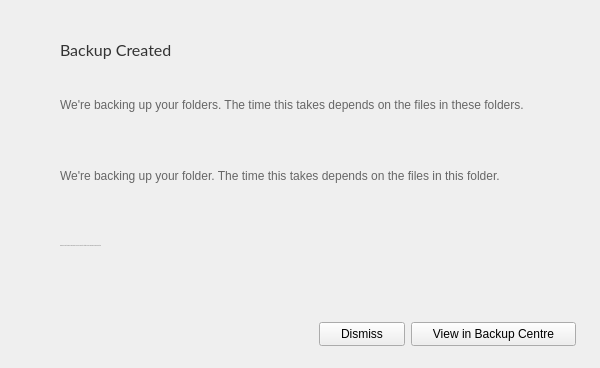
<?xml version="1.0" encoding="UTF-8"?>
<ui version="4.0">
 <class>BackupsWizard</class>
 <widget class="QDialog" name="BackupsWizard">
  <property name="windowModality">
   <enum>Qt::ApplicationModal</enum>
  </property>
  <property name="geometry">
   <rect>
    <x>0</x>
    <y>0</y>
    <width>600</width>
    <height>368</height>
   </rect>
  </property>
  <property name="sizePolicy">
   <sizepolicy hsizetype="Preferred" vsizetype="Preferred">
    <horstretch>0</horstretch>
    <verstretch>0</verstretch>
   </sizepolicy>
  </property>
  <property name="minimumSize">
   <size>
    <width>600</width>
    <height>0</height>
   </size>
  </property>
  <property name="windowTitle">
   <string>Setup backups</string>
  </property>
  <property name="windowIcon">
   <iconset resource="../Resources_linux.qrc">
    <normaloff>:/images/icons/ico_backup.png</normaloff>:/images/icons/ico_backup.png</iconset>
  </property>
  <property name="styleSheet">
   <string notr="true">*
{
font-family: Lato;
font-size:12px;
}

QPushButton
{
padding-left: 10px;
padding-right: 10px;
min-height: 22px;
}

#BackupsWizard, #sSteps &gt; QWidget
{
background: solid white;
}


#lBackupFolders, #lBackupTo
{
color: #333333;
font-size: 14px;
font-weight: bold;
}

#leBackupTo
{
color: #999999;
font-size: 13px;
border-radius: 4px;
background-color: #FAFAFA;
border: 1px solid #e5e5e5;
padding-left: 7px;
}

#lSubtitleStep1
{
margin-left: 20px;
margin-right: 20px;
margin-top: 7px;
margin-bottom: 31px;
color: #666666;
}

#lBackupFolders
{
margin-left: 18px;
margin-right: 18px;
}

#fFoldersStep1, #fFoldersStep2
{
margin-left: 20px;
border: 1px solid #e5e5e5;
border-radius: 6px;
background: solid white;
}

#fFoldersStep1
{
margin-right: 20px;
}

#fFoldersStep2
{
margin-right: 24px;
}

#lTitleStep2
{
margin-bottom: 26px;
}

#wDeviceNameStep1, #wDeviceNameAndNbFolders
{
border-top-right-radius: 6px;
border-top-left-radius: 6px;
background: solid #FAFAFA;
}

#lDeviceIconStep1
{
border-image: url(&quot;:/images/icons/pc/pc-linux_48.png&quot;);
}

#lDeviceIconStep2
{
border-image: url(&quot;:/images/icons/pc/pc-linux_24.png&quot;);
}

#lDeviceNameStep1, #lDeviceNameStep2
{
text-align: left;
font-size: 14px;
border: none;
}

#lFoldersNumber
{
color: #999999;
font-size: 14px;
padding-right: 16px;
}

#lvFoldersStep1::item
{
height: 40 px;
min-height: 40 px;
max-height: 40 px;
border: none;
}

#lvFoldersStep1, #lvFoldersStep2
{
background: solid white;
border-bottom-right-radius: 6px;
border-bottom-left-radius: 6px;
outline: none;
}

#lvFoldersStep1
{
padding-left: 19px;
}

#lvFoldersStep2
{
padding-left: 9px;
}

#lvFoldersStep1::icon
{
left: 25px;
}

#lvFoldersStep1::text
{
left: 25px;
font-size: 13px;
}

#lvFoldersStep2::item
{
height: 32 px;
min-height: 32 px;
max-height: 32 px;
border: none;
}

#lvFoldersStep2::text
{
left: 4px;
font-size: 13px;
}

#lAllFoldersSynced
{
color: #004038;
font-family: Lato;
font-size: 12px;
border: 1px solid #7fdfd2;
border-radius: 2px;
background-color: rgba(0,191,165,0.1);
}

#lNoAvailableFolder
{
color: #999999;
font-family: Lato;
font-size: 14px;
background: white;
padding-left: 16px;
border-bottom-right-radius: 6px;
border-bottom-left-radius: 6px;
}

QScrollBar:vertical
{
background: transparent;
width: 12px;
border: none;
border-bottom-right-radius: 6px;
}

QScrollBar::sub-line:vertical, QScrollBar::add-line:vertical
{
border: none;
background: none;
 }

QScrollBar::handle:vertical
{
background: #D8D8D8;
min-height: 0px;
border-radius: 2px;
margin: 4px;
}
</string>
  </property>
  <property name="modal">
   <bool>true</bool>
  </property>
  <layout class="QVBoxLayout" name="BackupsWizardLayout">
   <property name="spacing">
    <number>32</number>
   </property>
   <property name="leftMargin">
    <number>24</number>
   </property>
   <property name="topMargin">
    <number>25</number>
   </property>
   <property name="rightMargin">
    <number>24</number>
   </property>
   <property name="bottomMargin">
    <number>22</number>
   </property>
   <item>
    <widget class="QStackedWidget" name="sSteps">
     <property name="sizePolicy">
      <sizepolicy hsizetype="Preferred" vsizetype="Expanding">
       <horstretch>0</horstretch>
       <verstretch>0</verstretch>
      </sizepolicy>
     </property>
     <property name="styleSheet">
      <string notr="true"/>
     </property>
     <property name="currentIndex">
      <number>2</number>
     </property>
     <widget class="QWidget" name="pStep1">
      <property name="sizePolicy">
       <sizepolicy hsizetype="Preferred" vsizetype="Maximum">
        <horstretch>0</horstretch>
        <verstretch>0</verstretch>
       </sizepolicy>
      </property>
      <layout class="QVBoxLayout" name="pStep1Layout">
       <property name="spacing">
        <number>0</number>
       </property>
       <property name="leftMargin">
        <number>19</number>
       </property>
       <property name="topMargin">
        <number>0</number>
       </property>
       <property name="rightMargin">
        <number>19</number>
       </property>
       <property name="bottomMargin">
        <number>20</number>
       </property>
       <item>
        <widget class="QLabel" name="lTitleStep1">
         <property name="sizePolicy">
          <sizepolicy hsizetype="Preferred" vsizetype="Maximum">
           <horstretch>0</horstretch>
           <verstretch>0</verstretch>
          </sizepolicy>
         </property>
         <property name="styleSheet">
          <string notr="true">font-size:20px;</string>
         </property>
         <property name="text">
          <string/>
         </property>
         <property name="textFormat">
          <enum>Qt::RichText</enum>
         </property>
        </widget>
       </item>
       <item alignment="Qt::AlignTop">
        <widget class="QLabel" name="lSubtitleStep1">
         <property name="sizePolicy">
          <sizepolicy hsizetype="Preferred" vsizetype="Maximum">
           <horstretch>0</horstretch>
           <verstretch>0</verstretch>
          </sizepolicy>
         </property>
         <property name="text">
          <string>You can back up folders from your computer to MEGA. Files will automatically back up when the desktop app is running.</string>
         </property>
         <property name="textFormat">
          <enum>Qt::PlainText</enum>
         </property>
         <property name="wordWrap">
          <bool>true</bool>
         </property>
        </widget>
       </item>
       <item>
        <widget class="QFrame" name="fFoldersStep1">
         <property name="sizePolicy">
          <sizepolicy hsizetype="Preferred" vsizetype="Expanding">
           <horstretch>0</horstretch>
           <verstretch>0</verstretch>
          </sizepolicy>
         </property>
         <property name="frameShape">
          <enum>QFrame::NoFrame</enum>
         </property>
         <property name="frameShadow">
          <enum>QFrame::Raised</enum>
         </property>
         <layout class="QVBoxLayout" name="verticalLayout">
          <property name="spacing">
           <number>0</number>
          </property>
          <property name="leftMargin">
           <number>0</number>
          </property>
          <property name="topMargin">
           <number>0</number>
          </property>
          <property name="rightMargin">
           <number>0</number>
          </property>
          <property name="bottomMargin">
           <number>0</number>
          </property>
          <item>
           <widget class="QWidget" name="wDeviceNameStep1" native="true">
            <property name="sizePolicy">
             <sizepolicy hsizetype="Preferred" vsizetype="Fixed">
              <horstretch>0</horstretch>
              <verstretch>0</verstretch>
             </sizepolicy>
            </property>
            <layout class="QHBoxLayout" name="horizontalLayout">
             <property name="spacing">
              <number>10</number>
             </property>
             <property name="leftMargin">
              <number>16</number>
             </property>
             <property name="topMargin">
              <number>0</number>
             </property>
             <property name="rightMargin">
              <number>0</number>
             </property>
             <property name="bottomMargin">
              <number>0</number>
             </property>
             <item>
              <widget class="QLabel" name="lDeviceIconStep1">
               <property name="sizePolicy">
                <sizepolicy hsizetype="Maximum" vsizetype="Fixed">
                 <horstretch>0</horstretch>
                 <verstretch>0</verstretch>
                </sizepolicy>
               </property>
               <property name="minimumSize">
                <size>
                 <width>48</width>
                 <height>48</height>
                </size>
               </property>
               <property name="maximumSize">
                <size>
                 <width>48</width>
                 <height>48</height>
                </size>
               </property>
               <property name="text">
                <string notr="true"/>
               </property>
               <property name="scaledContents">
                <bool>false</bool>
               </property>
              </widget>
             </item>
             <item alignment="Qt::AlignVCenter">
              <widget class="QLabel" name="lDeviceNameStep1">
               <property name="sizePolicy">
                <sizepolicy hsizetype="Preferred" vsizetype="Preferred">
                 <horstretch>0</horstretch>
                 <verstretch>0</verstretch>
                </sizepolicy>
               </property>
               <property name="text">
                <string notr="true"/>
               </property>
              </widget>
             </item>
            </layout>
           </widget>
          </item>
          <item>
           <widget class="QStackedWidget" name="sFolders">
            <property name="sizePolicy">
             <sizepolicy hsizetype="Preferred" vsizetype="Expanding">
              <horstretch>0</horstretch>
              <verstretch>0</verstretch>
             </sizepolicy>
            </property>
            <property name="currentIndex">
             <number>0</number>
            </property>
            <widget class="QWidget" name="pFolders">
             <property name="sizePolicy">
              <sizepolicy hsizetype="Preferred" vsizetype="Preferred">
               <horstretch>0</horstretch>
               <verstretch>0</verstretch>
              </sizepolicy>
             </property>
             <layout class="QVBoxLayout" name="pFoldersLayout">
              <property name="spacing">
               <number>0</number>
              </property>
              <property name="leftMargin">
               <number>0</number>
              </property>
              <property name="topMargin">
               <number>0</number>
              </property>
              <property name="rightMargin">
               <number>0</number>
              </property>
              <property name="bottomMargin">
               <number>0</number>
              </property>
              <item>
               <widget class="QListView" name="lvFoldersStep1">
                <property name="sizePolicy">
                 <sizepolicy hsizetype="Expanding" vsizetype="Expanding">
                  <horstretch>0</horstretch>
                  <verstretch>0</verstretch>
                 </sizepolicy>
                </property>
                <property name="minimumSize">
                 <size>
                  <width>0</width>
                  <height>0</height>
                 </size>
                </property>
                <property name="frameShape">
                 <enum>QFrame::NoFrame</enum>
                </property>
                <property name="sizeAdjustPolicy">
                 <enum>QAbstractScrollArea::AdjustToContents</enum>
                </property>
                <property name="editTriggers">
                 <set>QAbstractItemView::NoEditTriggers</set>
                </property>
                <property name="showDropIndicator" stdset="0">
                 <bool>false</bool>
                </property>
                <property name="selectionMode">
                 <enum>QAbstractItemView::NoSelection</enum>
                </property>
                <property name="selectionBehavior">
                 <enum>QAbstractItemView::SelectRows</enum>
                </property>
                <property name="iconSize">
                 <size>
                  <width>24</width>
                  <height>24</height>
                 </size>
                </property>
                <property name="textElideMode">
                 <enum>Qt::ElideMiddle</enum>
                </property>
                <property name="verticalScrollMode">
                 <enum>QAbstractItemView::ScrollPerItem</enum>
                </property>
                <property name="resizeMode">
                 <enum>QListView::Adjust</enum>
                </property>
                <property name="spacing">
                 <number>0</number>
                </property>
                <property name="modelColumn">
                 <number>0</number>
                </property>
                <property name="uniformItemSizes">
                 <bool>true</bool>
                </property>
               </widget>
              </item>
             </layout>
            </widget>
            <widget class="QWidget" name="pNoFolders">
             <property name="sizePolicy">
              <sizepolicy hsizetype="Preferred" vsizetype="Maximum">
               <horstretch>0</horstretch>
               <verstretch>0</verstretch>
              </sizepolicy>
             </property>
             <layout class="QVBoxLayout" name="pFoldersLayout1">
              <property name="spacing">
               <number>0</number>
              </property>
              <property name="leftMargin">
               <number>0</number>
              </property>
              <property name="topMargin">
               <number>14</number>
              </property>
              <property name="rightMargin">
               <number>0</number>
              </property>
              <property name="bottomMargin">
               <number>14</number>
              </property>
              <item>
               <widget class="QLabel" name="lNoAvailableFolder">
                <property name="sizePolicy">
                 <sizepolicy hsizetype="Preferred" vsizetype="Maximum">
                  <horstretch>0</horstretch>
                  <verstretch>0</verstretch>
                 </sizepolicy>
                </property>
                <property name="text">
                 <string>No available folder</string>
                </property>
               </widget>
              </item>
             </layout>
            </widget>
           </widget>
          </item>
         </layout>
        </widget>
       </item>
       <item alignment="Qt::AlignBottom">
        <widget class="QStackedWidget" name="sMoreFolders">
         <property name="sizePolicy">
          <sizepolicy hsizetype="Preferred" vsizetype="Preferred">
           <horstretch>0</horstretch>
           <verstretch>0</verstretch>
          </sizepolicy>
         </property>
         <property name="currentIndex">
          <number>1</number>
         </property>
         <widget class="QWidget" name="pAllFoldersSynced">
          <layout class="QHBoxLayout" name="wButtonsLayout1">
           <property name="leftMargin">
            <number>66</number>
           </property>
           <property name="topMargin">
            <number>0</number>
           </property>
           <property name="rightMargin">
            <number>66</number>
           </property>
           <property name="bottomMargin">
            <number>0</number>
           </property>
           <item alignment="Qt::AlignTop">
            <widget class="QLabel" name="lAllFoldersSynced">
             <property name="sizePolicy">
              <sizepolicy hsizetype="Preferred" vsizetype="Fixed">
               <horstretch>0</horstretch>
               <verstretch>0</verstretch>
              </sizepolicy>
             </property>
             <property name="minimumSize">
              <size>
               <width>0</width>
               <height>26</height>
              </size>
             </property>
             <property name="text">
              <string>All folders have been synced or backed up.</string>
             </property>
             <property name="alignment">
              <set>Qt::AlignCenter</set>
             </property>
             <property name="wordWrap">
              <bool>true</bool>
             </property>
            </widget>
           </item>
          </layout>
         </widget>
         <widget class="QWidget" name="pMoreFolders">
          <layout class="QHBoxLayout" name="wButtonsLayout2">
           <property name="spacing">
            <number>0</number>
           </property>
           <property name="leftMargin">
            <number>20</number>
           </property>
           <property name="topMargin">
            <number>10</number>
           </property>
           <property name="rightMargin">
            <number>20</number>
           </property>
           <property name="bottomMargin">
            <number>0</number>
           </property>
           <item alignment="Qt::AlignRight|Qt::AlignTop">
            <widget class="QPushButton" name="bMoreFolders">
             <property name="sizePolicy">
              <sizepolicy hsizetype="Maximum" vsizetype="Preferred">
               <horstretch>0</horstretch>
               <verstretch>0</verstretch>
              </sizepolicy>
             </property>
             <property name="minimumSize">
              <size>
               <width>104</width>
               <height>24</height>
              </size>
             </property>
             <property name="text">
              <string>More folders</string>
             </property>
            </widget>
           </item>
          </layout>
         </widget>
        </widget>
       </item>
      </layout>
     </widget>
     <widget class="QWidget" name="pStep2">
      <property name="sizePolicy">
       <sizepolicy hsizetype="Preferred" vsizetype="Expanding">
        <horstretch>0</horstretch>
        <verstretch>0</verstretch>
       </sizepolicy>
      </property>
      <layout class="QVBoxLayout" name="pStep2Layout">
       <property name="spacing">
        <number>8</number>
       </property>
       <property name="sizeConstraint">
        <enum>QLayout::SetDefaultConstraint</enum>
       </property>
       <property name="leftMargin">
        <number>16</number>
       </property>
       <property name="topMargin">
        <number>6</number>
       </property>
       <property name="rightMargin">
        <number>16</number>
       </property>
       <property name="bottomMargin">
        <number>0</number>
       </property>
       <item>
        <widget class="QLabel" name="lTitleStep2">
         <property name="sizePolicy">
          <sizepolicy hsizetype="Preferred" vsizetype="Maximum">
           <horstretch>0</horstretch>
           <verstretch>0</verstretch>
          </sizepolicy>
         </property>
         <property name="styleSheet">
          <string notr="true">font-size:20px;</string>
         </property>
         <property name="text">
          <string/>
         </property>
         <property name="textFormat">
          <enum>Qt::RichText</enum>
         </property>
        </widget>
       </item>
       <item>
        <widget class="QLabel" name="lBackupFolders">
         <property name="sizePolicy">
          <sizepolicy hsizetype="Preferred" vsizetype="Maximum">
           <horstretch>0</horstretch>
           <verstretch>0</verstretch>
          </sizepolicy>
         </property>
         <property name="text">
          <string>Selected backup folders</string>
         </property>
        </widget>
       </item>
       <item>
        <widget class="QFrame" name="fFoldersStep2">
         <property name="sizePolicy">
          <sizepolicy hsizetype="Preferred" vsizetype="MinimumExpanding">
           <horstretch>0</horstretch>
           <verstretch>0</verstretch>
          </sizepolicy>
         </property>
         <property name="frameShape">
          <enum>QFrame::NoFrame</enum>
         </property>
         <property name="frameShadow">
          <enum>QFrame::Raised</enum>
         </property>
         <layout class="QVBoxLayout" name="verticalLayout_2">
          <property name="spacing">
           <number>0</number>
          </property>
          <property name="leftMargin">
           <number>0</number>
          </property>
          <property name="topMargin">
           <number>0</number>
          </property>
          <property name="rightMargin">
           <number>0</number>
          </property>
          <property name="bottomMargin">
           <number>0</number>
          </property>
          <item>
           <widget class="QWidget" name="wDeviceNameAndNbFolders" native="true">
            <property name="sizePolicy">
             <sizepolicy hsizetype="Preferred" vsizetype="Fixed">
              <horstretch>0</horstretch>
              <verstretch>0</verstretch>
             </sizepolicy>
            </property>
            <property name="minimumSize">
             <size>
              <width>0</width>
              <height>36</height>
             </size>
            </property>
            <property name="maximumSize">
             <size>
              <width>16777215</width>
              <height>36</height>
             </size>
            </property>
            <layout class="QHBoxLayout" name="deviceNameStep2Layout">
             <property name="spacing">
              <number>10</number>
             </property>
             <property name="sizeConstraint">
              <enum>QLayout::SetDefaultConstraint</enum>
             </property>
             <property name="leftMargin">
              <number>12</number>
             </property>
             <property name="topMargin">
              <number>0</number>
             </property>
             <property name="rightMargin">
              <number>0</number>
             </property>
             <property name="bottomMargin">
              <number>0</number>
             </property>
             <item>
              <widget class="QLabel" name="lDeviceIconStep2">
               <property name="sizePolicy">
                <sizepolicy hsizetype="Maximum" vsizetype="Preferred">
                 <horstretch>0</horstretch>
                 <verstretch>0</verstretch>
                </sizepolicy>
               </property>
               <property name="minimumSize">
                <size>
                 <width>24</width>
                 <height>24</height>
                </size>
               </property>
               <property name="maximumSize">
                <size>
                 <width>24</width>
                 <height>24</height>
                </size>
               </property>
               <property name="text">
                <string/>
               </property>
               <property name="alignment">
                <set>Qt::AlignCenter</set>
               </property>
              </widget>
             </item>
             <item alignment="Qt::AlignVCenter">
              <widget class="QLabel" name="lDeviceNameStep2">
               <property name="sizePolicy">
                <sizepolicy hsizetype="Preferred" vsizetype="Preferred">
                 <horstretch>0</horstretch>
                 <verstretch>0</verstretch>
                </sizepolicy>
               </property>
               <property name="text">
                <string/>
               </property>
              </widget>
             </item>
             <item alignment="Qt::AlignRight|Qt::AlignVCenter">
              <widget class="QLabel" name="lFoldersNumber">
               <property name="sizePolicy">
                <sizepolicy hsizetype="Expanding" vsizetype="Preferred">
                 <horstretch>0</horstretch>
                 <verstretch>0</verstretch>
                </sizepolicy>
               </property>
               <property name="text">
                <string/>
               </property>
               <property name="alignment">
                <set>Qt::AlignRight|Qt::AlignTrailing|Qt::AlignVCenter</set>
               </property>
              </widget>
             </item>
            </layout>
           </widget>
          </item>
          <item>
           <widget class="QListView" name="lvFoldersStep2">
            <property name="sizePolicy">
             <sizepolicy hsizetype="Expanding" vsizetype="MinimumExpanding">
              <horstretch>0</horstretch>
              <verstretch>0</verstretch>
             </sizepolicy>
            </property>
            <property name="styleSheet">
             <string notr="true"/>
            </property>
            <property name="sizeAdjustPolicy">
             <enum>QAbstractScrollArea::AdjustToContents</enum>
            </property>
            <property name="resizeMode">
             <enum>QListView::Adjust</enum>
            </property>
            <property name="uniformItemSizes">
             <bool>true</bool>
            </property>
           </widget>
          </item>
         </layout>
        </widget>
       </item>
       <item alignment="Qt::AlignBottom">
        <widget class="QWidget" name="wBackupTo" native="true">
         <property name="sizePolicy">
          <sizepolicy hsizetype="Preferred" vsizetype="Fixed">
           <horstretch>0</horstretch>
           <verstretch>0</verstretch>
          </sizepolicy>
         </property>
         <property name="styleSheet">
          <string notr="true"/>
         </property>
         <layout class="QHBoxLayout" name="wBackupToLayout">
          <property name="spacing">
           <number>7</number>
          </property>
          <property name="leftMargin">
           <number>24</number>
          </property>
          <property name="topMargin">
           <number>14</number>
          </property>
          <property name="rightMargin">
           <number>23</number>
          </property>
          <property name="bottomMargin">
           <number>14</number>
          </property>
          <item alignment="Qt::AlignVCenter">
           <widget class="QLabel" name="lBackupTo">
            <property name="text">
             <string>Backup to</string>
            </property>
           </widget>
          </item>
          <item alignment="Qt::AlignBottom">
           <widget class="QLineEdit" name="leBackupTo">
            <property name="readOnly">
             <bool>true</bool>
            </property>
           </widget>
          </item>
         </layout>
        </widget>
       </item>
      </layout>
     </widget>
     <widget class="QWidget" name="pSuccessfull">
      <layout class="QHBoxLayout" name="horizontalLayout_2" stretch="0,1">
       <property name="spacing">
        <number>20</number>
       </property>
       <property name="topMargin">
        <number>15</number>
       </property>
       <item alignment="Qt::AlignTop">
        <widget class="QLabel" name="label">
         <property name="text">
          <string/>
         </property>
         <property name="pixmap">
          <pixmap resource="../Resources_linux.qrc">:/images/bug_report_success.png</pixmap>
         </property>
        </widget>
       </item>
       <item>
        <layout class="QVBoxLayout" name="verticalLayout_3" stretch="0,1">
         <property name="spacing">
          <number>10</number>
         </property>
         <item alignment="Qt::AlignTop">
          <widget class="QLabel" name="lTitle">
           <property name="font">
            <font>
             <family>Lato</family>
             <pointsize>-1</pointsize>
            </font>
           </property>
           <property name="styleSheet">
            <string notr="true">*{
font-size:16px;
color:#333333;
}</string>
           </property>
           <property name="text">
            <string>Backup Created</string>
           </property>
          </widget>
         </item>
         <item>
          <layout class="QVBoxLayout" name="verticalLayout_5">
           <property name="spacing">
            <number>0</number>
           </property>
           <item>
            <widget class="QLabel" name="lSuccessTextPlural">
             <property name="styleSheet">
              <string notr="true">*{
color: #666666;
}</string>
             </property>
             <property name="text">
              <string>We're backing up your folders. The time this takes depends on the files in these folders.</string>
             </property>
             <property name="wordWrap">
              <bool>true</bool>
             </property>
            </widget>
           </item>
           <item>
            <widget class="QLabel" name="lSuccessTextSingular">
             <property name="styleSheet">
              <string notr="true">*{
color: #666666;
}</string>
             </property>
             <property name="text">
              <string>We're backing up your folder. The time this takes depends on the files in this folder.</string>
             </property>
             <property name="wordWrap">
              <bool>true</bool>
             </property>
            </widget>
           </item>
           <item>
            <widget class="QLabel" name="label_2">
             <property name="minimumSize">
              <size>
               <width>100</width>
               <height>50</height>
              </size>
             </property>
             <property name="font">
              <font>
               <family>Lato</family>
               <pointsize>-1</pointsize>
              </font>
             </property>
             <property name="styleSheet">
              <string notr="true">*{
color: #666666;
}</string>
             </property>
             <property name="text">
              <string>Folders will be stored in backups and you can check the status of your backups in backup centre.</string>
             </property>
             <property name="wordWrap">
              <bool>true</bool>
             </property>
            </widget>
           </item>
          </layout>
         </item>
        </layout>
       </item>
      </layout>
     </widget>
     <widget class="QWidget" name="pError">
      <layout class="QHBoxLayout" name="horizontalLayout_5" stretch="0,1">
       <property name="spacing">
        <number>20</number>
       </property>
       <item alignment="Qt::AlignTop">
        <widget class="QLabel" name="lErrorIcon">
         <property name="text">
          <string/>
         </property>
         <property name="pixmap">
          <pixmap resource="../Resources_linux.qrc">:/images/icon_error.png</pixmap>
         </property>
        </widget>
       </item>
       <item>
        <layout class="QVBoxLayout" name="verticalLayout_4" stretch="0,0,0,0,0,0,0,0">
         <property name="spacing">
          <number>4</number>
         </property>
         <property name="bottomMargin">
          <number>0</number>
         </property>
         <item alignment="Qt::AlignLeft|Qt::AlignTop">
          <widget class="QLabel" name="lErrorTitlePlural">
           <property name="font">
            <font>
             <family>Lato</family>
             <pointsize>-1</pointsize>
            </font>
           </property>
           <property name="styleSheet">
            <string notr="true">*{
font-size:16px;
color:#333333;
}</string>
           </property>
           <property name="text">
            <string>Problem backing up folders</string>
           </property>
          </widget>
         </item>
         <item>
          <widget class="QLabel" name="lErrorTitleSingular">
           <property name="styleSheet">
            <string notr="true">*{
font-size:16px;
color:#333333;
}</string>
           </property>
           <property name="text">
            <string>Problem backing up folder</string>
           </property>
          </widget>
         </item>
         <item alignment="Qt::AlignLeft|Qt::AlignTop">
          <widget class="QLabel" name="lErrorTextPlural">
           <property name="font">
            <font>
             <family>Lato</family>
             <pointsize>-1</pointsize>
            </font>
           </property>
           <property name="styleSheet">
            <string notr="true">*{
color:#666666;
}</string>
           </property>
           <property name="text">
            <string>These folders were not backed up. Would you like to try again?</string>
           </property>
          </widget>
         </item>
         <item>
          <widget class="QLabel" name="lErrorTextSingular">
           <property name="styleSheet">
            <string notr="true">*{
color:#666666;
}</string>
           </property>
           <property name="text">
            <string>This folder was not backed up. Would you like to try again?</string>
           </property>
          </widget>
         </item>
         <item>
          <widget class="Line" name="line2">
           <property name="styleSheet">
            <string notr="true">*{
color:rgba(0,0,0,0.1);
}</string>
           </property>
           <property name="frameShadow">
            <enum>QFrame::Plain</enum>
           </property>
           <property name="orientation">
            <enum>Qt::Horizontal</enum>
           </property>
          </widget>
         </item>
         <item>
          <widget class="QTextEdit" name="tTextEdit">
           <property name="sizePolicy">
            <sizepolicy hsizetype="Expanding" vsizetype="Expanding">
             <horstretch>0</horstretch>
             <verstretch>0</verstretch>
            </sizepolicy>
           </property>
           <property name="minimumSize">
            <size>
             <width>0</width>
             <height>0</height>
            </size>
           </property>
           <property name="maximumSize">
            <size>
             <width>16777215</width>
             <height>16777215</height>
            </size>
           </property>
           <property name="font">
            <font>
             <family>Lato</family>
             <pointsize>-1</pointsize>
            </font>
           </property>
           <property name="styleSheet">
            <string notr="true">*{
color:#666666;
}</string>
           </property>
           <property name="frameShape">
            <enum>QFrame::NoFrame</enum>
           </property>
           <property name="frameShadow">
            <enum>QFrame::Plain</enum>
           </property>
           <property name="verticalScrollBarPolicy">
            <enum>Qt::ScrollBarAlwaysOff</enum>
           </property>
           <property name="sizeAdjustPolicy">
            <enum>QAbstractScrollArea::AdjustToContents</enum>
           </property>
           <property name="undoRedoEnabled">
            <bool>false</bool>
           </property>
           <property name="readOnly">
            <bool>true</bool>
           </property>
          </widget>
         </item>
         <item>
          <widget class="Line" name="line1">
           <property name="styleSheet">
            <string notr="true">*
{
color:rgba(0,0,0,0.1);
}</string>
           </property>
           <property name="frameShadow">
            <enum>QFrame::Plain</enum>
           </property>
           <property name="orientation">
            <enum>Qt::Horizontal</enum>
           </property>
          </widget>
         </item>
         <item alignment="Qt::AlignLeft">
          <widget class="QPushButton" name="bShowMore">
           <property name="font">
            <font>
             <family>Lato</family>
             <pointsize>-1</pointsize>
             <underline>true</underline>
            </font>
           </property>
           <property name="styleSheet">
            <string notr="true">QPushButton
{
border:none;
background: white;
padding-left: 0px;
color:#666666;
}</string>
           </property>
           <property name="text">
            <string>Show more…</string>
           </property>
          </widget>
         </item>
        </layout>
       </item>
      </layout>
     </widget>
    </widget>
   </item>
   <item alignment="Qt::AlignBottom">
    <widget class="QStackedWidget" name="sButtons">
     <property name="minimumSize">
      <size>
       <width>0</width>
       <height>0</height>
      </size>
     </property>
     <property name="currentIndex">
      <number>2</number>
     </property>
     <widget class="QWidget" name="pStepButtons">
      <layout class="QHBoxLayout" name="horizontalLayout_4">
       <property name="leftMargin">
        <number>0</number>
       </property>
       <property name="topMargin">
        <number>0</number>
       </property>
       <property name="rightMargin">
        <number>0</number>
       </property>
       <property name="bottomMargin">
        <number>0</number>
       </property>
       <item>
        <widget class="QPushButton" name="bBack">
         <property name="minimumSize">
          <size>
           <width>80</width>
           <height>24</height>
          </size>
         </property>
         <property name="text">
          <string>Back</string>
         </property>
        </widget>
       </item>
       <item>
        <spacer name="horizontalSpacer">
         <property name="orientation">
          <enum>Qt::Horizontal</enum>
         </property>
         <property name="sizeHint" stdset="0">
          <size>
           <width>40</width>
           <height>20</height>
          </size>
         </property>
        </spacer>
       </item>
       <item>
        <widget class="QPushButton" name="bCancel">
         <property name="minimumSize">
          <size>
           <width>80</width>
           <height>24</height>
          </size>
         </property>
         <property name="text">
          <string>Cancel</string>
         </property>
        </widget>
       </item>
       <item>
        <widget class="QPushButton" name="bNext">
         <property name="minimumSize">
          <size>
           <width>80</width>
           <height>24</height>
          </size>
         </property>
         <property name="text">
          <string>Next</string>
         </property>
         <property name="default">
          <bool>true</bool>
         </property>
        </widget>
       </item>
      </layout>
     </widget>
     <widget class="QWidget" name="pErrorButtons">
      <layout class="QHBoxLayout" name="horizontalLayout_7">
       <property name="leftMargin">
        <number>0</number>
       </property>
       <property name="topMargin">
        <number>0</number>
       </property>
       <property name="rightMargin">
        <number>0</number>
       </property>
       <property name="bottomMargin">
        <number>0</number>
       </property>
       <item>
        <spacer name="horizontalSpacer_3">
         <property name="orientation">
          <enum>Qt::Horizontal</enum>
         </property>
         <property name="sizeHint" stdset="0">
          <size>
           <width>40</width>
           <height>20</height>
          </size>
         </property>
        </spacer>
       </item>
       <item>
        <widget class="QPushButton" name="bCancelErr">
         <property name="minimumSize">
          <size>
           <width>0</width>
           <height>24</height>
          </size>
         </property>
         <property name="text">
          <string>Cancel</string>
         </property>
        </widget>
       </item>
       <item>
        <widget class="QPushButton" name="bTryAgain">
         <property name="minimumSize">
          <size>
           <width>0</width>
           <height>24</height>
          </size>
         </property>
         <property name="text">
          <string>Try again</string>
         </property>
        </widget>
       </item>
      </layout>
     </widget>
     <widget class="QWidget" name="pSuccessButtons">
      <layout class="QHBoxLayout" name="horizontalLayout_3">
       <property name="leftMargin">
        <number>0</number>
       </property>
       <property name="topMargin">
        <number>0</number>
       </property>
       <property name="rightMargin">
        <number>0</number>
       </property>
       <property name="bottomMargin">
        <number>0</number>
       </property>
       <item>
        <spacer name="horizontalSpacer_2">
         <property name="orientation">
          <enum>Qt::Horizontal</enum>
         </property>
         <property name="sizeHint" stdset="0">
          <size>
           <width>40</width>
           <height>20</height>
          </size>
         </property>
        </spacer>
       </item>
       <item>
        <widget class="QPushButton" name="bDismiss">
         <property name="minimumSize">
          <size>
           <width>86</width>
           <height>24</height>
          </size>
         </property>
         <property name="text">
          <string>Dismiss</string>
         </property>
        </widget>
       </item>
       <item>
        <widget class="QPushButton" name="bViewInBackupCentre">
         <property name="minimumSize">
          <size>
           <width>165</width>
           <height>24</height>
          </size>
         </property>
         <property name="text">
          <string>View in Backup Centre</string>
         </property>
        </widget>
       </item>
      </layout>
     </widget>
    </widget>
   </item>
  </layout>
 </widget>
 <resources>
  <include location="../Resources_linux.qrc"/>
 </resources>
 <connections/>
</ui>
